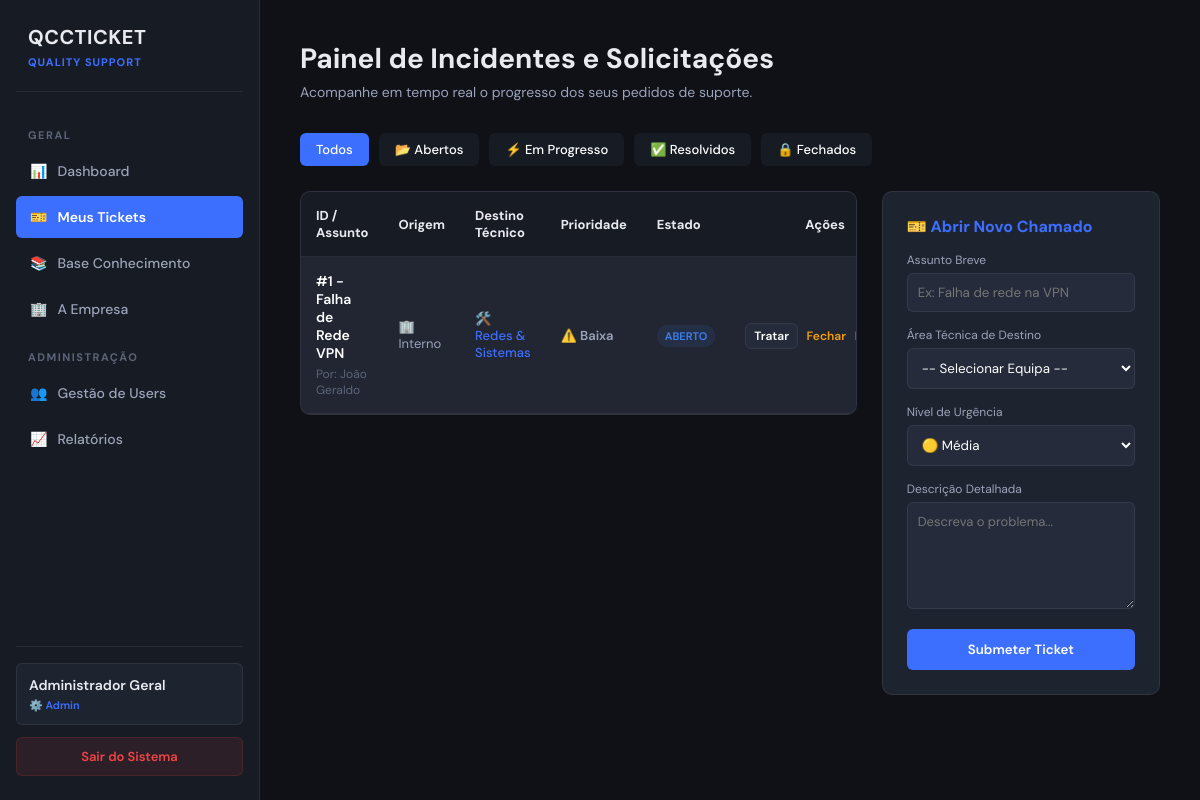
Page /tickets_lista.php (signed in) on the committed database.
### tables this page shows
CREATE TABLE `tickets` (
  `id` int(11) NOT NULL,
  `titulo` varchar(150) NOT NULL,
  `descricao` text NOT NULL,
  `prioridade` enum('Alta','Média','Baixa') NOT NULL,
  `estado` enum('Aberto','Em Progresso','Aguardando Utilizador','Reencaminhado','Resolvido','Fechado') DEFAULT 'Aberto',
  `anexo` varchar(255) DEFAULT NULL,
  `id_criador` int(11) NOT NULL,
  `id_operacao` int(11) DEFAULT NULL,
  `id_area_destino` int(11) NOT NULL,
  `id_operacao_origem` int(11) DEFAULT NULL,
  `id_tecnico_atribuido` int(11) DEFAULT NULL,
  `data_criacao` timestamp NOT NULL DEFAULT current_timestamp(),
  `data_limite_sla` datetime NOT NULL,
  `data_resolucao` datetime DEFAULT NULL
);

CREATE TABLE `utilizadores` (
  `id` int(11) NOT NULL,
  `nome` varchar(100) NOT NULL,
  `email` varchar(100) DEFAULT NULL,
  `username` varchar(50) NOT NULL,
  `password_hash` varchar(255) NOT NULL,
  `perfil` enum('Admin','Diretor Geral','Responsavel','Tecnico','Comum','Cliente') NOT NULL,
  `id_area` int(11) DEFAULT NULL,
  `id_operacao` int(11) DEFAULT NULL,
  `estado` enum('Ativo','Inativo') DEFAULT 'Ativo',
  `ultimo_acesso` datetime DEFAULT NULL,
  `data_criacao` timestamp NOT NULL DEFAULT current_timestamp()
);

CREATE TABLE `areas` (
  `id` int(11) NOT NULL,
  `nome` varchar(100) NOT NULL,
  `data_criacao` timestamp NOT NULL DEFAULT current_timestamp()
);

### tickets_lista.php (the view, shortened to what this page needs)
<?php
require_once 'conexao.php';
$nome_usuario = $_SESSION['nome'];
$perfil_usuario = $_SESSION['perfil'];
$filtro_estado = $_GET['estado'] ?? 'Todos';
$params = [];
$where_sql = "";
$query_tickets = "
    SELECT t.*,
           u.nome AS nome_criador,
           a.nome AS nome_area,
           o.nome AS nome_operacao
    FROM tickets t
    LEFT JOIN utilizadores u ON t.id_criador = u.id
    LEFT JOIN areas a ON t.id_area_destino = a.id
    LEFT JOIN operacoes o ON t.id_operacao_origem = o.id
    $where_sql
    ORDER BY
        CASE t.prioridade WHEN 'Alta' THEN 1 WHEN 'Media' THEN 2 WHEN 'Baixa' THEN 3 END,
        t.id DESC
";
$stmt_tickets = $pdo->prepare($query_tickets);
$stmt_tickets->execute($params);
$lista_tickets = $stmt_tickets->fetchAll(PDO::FETCH_ASSOC);
?>
<!DOCTYPE html>
<html lang="pt-PT">
<head>
    <link rel="stylesheet" href="style.css">
</head>
<body>
    <div class="app-layout">
        <div id="sidebar">
            <div class="sidebar-brand"><h3>QCCTICKET</h3><span>Quality Support</span></div>
            <div class="nav-section-title">Geral</div>
            <a href="index.php" class="nav-item">📊 <span>Dashboard</span></a>
            <a href="tickets_lista.php" class="nav-item active">🎫 <span>Meus Tickets</span></a>
            <a href="kb_lista.php" class="nav-item">📚 <span>Base Conhecimento</span></a>
            <a href="empresa.php" class="nav-item">🏢 <span>A Empresa</span></a>
            <?php if (in_array($perfil_usuario, ['Admin', 'Responsavel', 'Tecnico'])): ?>
                <div class="nav-section-title">Administração</div>
                <a href="usuarios_lista.php" class="nav-item">👥 <span>Gestão de Users</span></a>
                <a href="relatorios.php" class="nav-item">📈 <span>Relatórios</span></a>
            <?php endif; ?>
            <div class="sidebar-footer">
                <div class="user-badge">
                    <div style="font-size: 14px; font-weight: 600; overflow: hidden; text-overflow: ellipsis; white-space: nowrap;"><?php echo htmlspecialchars($nome_usuario); ?></div>
                    <div style="font-size: 11px; color: var(--accent); font-weight: 600; margin-top: 4px;">⚙️ <?php echo htmlspecialchars($perfil_usuario); ?></div>
                </div>
                <a href="logout.php" class="btn-danger">Sair do Sistema</a>
            </div>
        </div>
        <div id="main-content">
            <div class="page-header">
                <h1>Painel de Incidentes e Solicitações</h1>
                <p>Acompanhe em tempo real o progresso dos seus pedidos de suporte.</p>
            </div>
            <div style="display: flex; gap: 10px; margin-bottom: 25px;">
                <a href="tickets_lista.php?estado=Todos" style="padding: 8px 16px; background: <?php echo $filtro_estado === 'Todos' ? 'var(--accent)' : 'var(--bg-sidebar)'; ?>; color:#fff; border-radius: var(--radius-sm); text-decoration:none; font-size:13px; font-weight:500;">Todos</a>
                <a href="tickets_lista.php?estado=Aberto" style="padding: 8px 16px; background: <?php echo $filtro_estado === 'Aberto' ? 'var(--accent)' : 'var(--bg-sidebar)'; ?>; color:#fff; border-radius: var(--radius-sm); text-decoration:none; font-size:13px; font-weight:500;">📂 Abertos</a>
                <a href="tickets_lista.php?estado=Em Progresso" style="padding: 8px 16px; background: <?php echo $filtro_estado === 'Em Progresso' ? 'var(--accent)' : 'var(--bg-sidebar)'; ?>; color:#fff; border-radius: var(--radius-sm); text-decoration:none; font-size:13px; font-weight:500;">⚡ Em Progresso</a>
                <a href="tickets_lista.php?estado=Resolvido" style="padding: 8px 16px; background: <?php echo $filtro_estado === 'Resolvido' ? 'var(--accent)' : 'var(--bg-sidebar)'; ?>; color:#fff; border-radius: var(--radius-sm); text-decoration:none; font-size:13px; font-weight:500;">✅ Resolvidos</a>
                <a href="tickets_lista.php?estado=Fechado" style="padding: 8px 16px; background: <?php echo $filtro_estado === 'Fechado' ? 'var(--accent)' : 'var(--bg-sidebar)'; ?>; color:#fff; border-radius: var(--radius-sm); text-decoration:none; font-size:13px; font-weight:500;">🔒 Fechados</a>
            </div>
            <div style="display: grid; grid-template-columns: 2fr 1fr; gap: 25px; align-items: start;">
                <div class="card" style="padding:0; overflow: hidden;">
                    <table style="width: 100%; border-collapse: collapse; font-size: 13px; text-align: left;">
                        <thead>
                            <tr style="background: var(--bg-sidebar); border-bottom: 1px solid var(--border);">
                                <th style="padding: 15px;">ID / Assunto</th>
                                <th style="padding: 15px;">Origem</th>
                                <th style="padding: 15px;">Destino Técnico</th>
                                <th style="padding: 15px;">Prioridade</th>
                                <th style="padding: 15px;">Estado</th>
                                <th style="padding: 15px; text-align: center;">Ações</th>
                            </tr>
                        </thead>
                        <tbody>
                            <?php foreach ($lista_tickets as $ticket): ?>
                                <tr style="border-bottom: 1px solid var(--border); background: rgba(255,255,255,0.01);">
                                    <td style="padding: 15px;">
                                        <div style="font-weight:600; color:#fff; font-size:14px; margin-bottom:4px;">#<?php echo $ticket['id']; ?> - <?php echo htmlspecialchars($ticket['titulo']); ?></div>
                                        <div style="font-size:12px; color:var(--text-muted);">Por: <?php echo htmlspecialchars($ticket['nome_criador']); ?></div>
                                    </td>
                                    <td style="padding: 15px; color:var(--text-secondary);">
                                        <?php echo $ticket['nome_operacao'] ? "📱 " . htmlspecialchars($ticket['nome_operacao']) : "🏢 Interno"; ?>
                                    </td>
                                    <td style="padding: 15px;">
                                        <span style="color:var(--accent); font-weight:500;">🛠️ <?php echo htmlspecialchars($ticket['nome_area']); ?></span>
                                    </td>
                                    <td style="padding: 15px;">
                                        <?php
                                            $p_color = 'var(--text-secondary)';
                                        ?>
                                        <span style="color: <?php echo $p_color; ?>; font-weight: 600;">⚠️ <?php echo $ticket['prioridade']; ?></span>
                                    </td>
                                    <td style="padding: 15px;">
                                        <?php
                                            $status_style = "color: var(--green); background: rgba(16,185,129,0.1);";
                                            if($ticket['estado'] === 'Aberto') $status_style = "color: #3b82f6; background: rgba(59,130,246,0.1);";
                                        ?>
                                        <span style="<?php echo $status_style; ?> padding: 4px 8px; border-radius: 10px; font-size: 11px; font-weight:600; text-transform: uppercase;"><?php echo $ticket['estado']; ?></span>
                                    </td>
                                    <td style="padding: 15px; text-align: center; white-space: nowrap;">
                                        <a href="ticket_detalhes.php?id=<?php echo $ticket['id']; ?>" style="color: #fff; text-decoration: none; font-weight: 600; font-size: 12px; background: var(--bg-input); padding: 4px 8px; border-radius: var(--radius-sm); border: 1px solid var(--border); margin-right: 5px;">Tratar</a>
                                        <?php if (in_array($perfil_usuario, ['Admin', 'Responsavel']) && $ticket['estado'] !== 'Fechado'): ?>
                                            <a href="tickets_lista.php?acao=fechar&id=<?php echo $ticket['id']; ?>" style="color: var(--amber); text-decoration: none; font-weight: 600; font-size: 12px; margin-right: 5px;" onclick="return confirm('Deseja encerrar este ticket imediatamente?');">Fechar</a>
                                        <?php endif; ?>
                                        <?php if ($perfil_usuario === 'Admin'): ?>
                                            <a href="tickets_lista.php?acao=remover&id=<?php echo $ticket['id']; ?>" style="color: var(--red); text-decoration: none; font-weight: 600; font-size: 12px;" onclick="return confirm('ATENÇÃO: Isto apagará o ticket e todo o seu histórico de mensagens permanentemente. Continuar?');">Remover</a>
                                        <?php endif; ?>
                                    </td>
                                </tr>
                            <?php endforeach; ?>
                        </tbody>
                    </table>
                </div>
                <div class="card">
                    <h3 style="margin-bottom: 15px; font-size: 16px; color: var(--accent);">🎫 Abrir Novo Chamado</h3>
                    <form action="tickets_lista.php" method="POST" style="display: flex; flex-direction: column; gap: 15px;">
                        <div>
                            <label style="display:block; margin-bottom:5px; font-size:12px; color:var(--text-secondary);">Assunto Breve</label>
                            <input type="text" name="titulo" required placeholder="Ex: Falha de rede na VPN" style="width:100%; padding: 10px; background: var(--bg-input); border: 1px solid var(--border); color:#fff; border-radius:var(--radius-sm);">
                        </div>
                        <div>
                            <label style="display:block; margin-bottom:5px; font-size:12px; color:var(--text-secondary);">Área Técnica de Destino</label>
                            <select name="id_area_destino" required style="width:100%; padding: 10px; background: var(--bg-input); border: 1px solid var(--border); color:#fff; border-radius:var(--radius-sm);">
                                <option value="">-- Selecionar Equipa --</option>
                            </select>
                        </div>
                        <div>
                            <label style="display:block; margin-bottom:5px; font-size:12px; color:var(--text-secondary);">Nível de Urgência</label>
                            <select name="prioridade" style="width:100%; padding: 10px; background: var(--bg-input); border: 1px solid var(--border); color:#fff; border-radius:var(--radius-sm);">
                                <option value="Media" selected>🟡 Média</option>
                            </select>
                        </div>
                        <div>
                            <label style="display:block; margin-bottom:5px; font-size:12px; color:var(--text-secondary);">Descrição Detalhada</label>
                            <textarea name="descricao" required rows="5" placeholder="Descreva o problema..." style="width:100%; padding: 10px; background: var(--bg-input); border: 1px solid var(--border); color:#fff; border-radius:var(--radius-sm); resize: vertical; font-family:inherit; font-size:13px;"></textarea>
                        </div>
                        <button type="submit" name="btn_criar_ticket" style="padding: 12px; background: var(--accent); border:none; color:white; border-radius:var(--radius-sm); cursor:pointer; font-weight:600; text-align:center;">Submeter Ticket</button>
                    </form>
                </div>
            </div>
        </div>
    </div>
</body>
</html>

### style.css (style rules this page uses)
:root { --bg-main: #0f1117; --bg-sidebar: #171b24; --bg-card: #1e2330; --bg-input: #252b3b; --border: rgba(255, 255, 255, 0.07); --border-hover: rgba(255, 255, 255, 0.12); --text-primary: #e8eaf0; --text-secondary: #9ba3b8; --text-muted: #5c6478; --accent: #3d6fff; --accent-hover: #2854cc; --green: #22c55e; --amber: #f59e0b; --red: #ef4444; --radius-lg: 10px; --radius-sm: 6px; --transition: all 0.2s ease-in-out; }
* { box-sizing: border-box; margin: 0; padding: 0; font-family: 'DM Sans', sans-serif; }
body { background-color: var(--bg-main); color: var(--text-primary); min-height: 100vh; display: flex; }
.app-layout { display: flex; width: 100%; min-height: 100vh; }
#sidebar { width: 260px; min-width: 260px; max-width: 260px; background-color: var(--bg-sidebar); border-right: 1px solid var(--border); display: flex; flex-direction: column; padding: 24px 16px; height: 100vh; position: fixed; top: 0; left: 0; z-index: 100; }
.sidebar-brand { padding: 0 12px 20px 12px; border-bottom: 1px solid var(--border); margin-bottom: 20px; }
.sidebar-brand h3 { color: var(--text-primary); font-size: 20px; font-weight: 700; letter-spacing: 0.5px; }
.sidebar-brand span { color: var(--accent); font-size: 11px; text-transform: uppercase; font-weight: 700; letter-spacing: 1px; }
.nav-section-title { font-size: 11px; text-transform: uppercase; color: var(--text-muted); font-weight: 700; letter-spacing: 1.5px; padding: 0 12px; margin: 16px 0 8px 0; }
.nav-item { display: flex; align-items: center; padding: 12px 14px; color: var(--text-secondary); text-decoration: none; font-size: 14px; font-weight: 500; border-radius: var(--radius-sm); margin-bottom: 4px; transition: var(--transition); }
.nav-item span { margin-left: 10px; }
.nav-item.active { background-color: var(--accent); color: #fff; font-weight: 600; }
.sidebar-footer { margin-top: auto; padding-top: 16px; border-top: 1px solid var(--border); }
.user-badge { padding: 12px; background: var(--bg-card); border-radius: var(--radius-sm); margin-bottom: 12px; border: 1px solid var(--border); }
#main-content { flex: 1; margin-left: 260px; padding: 40px; background-color: var(--bg-main); min-height: 100vh; }
.page-header { margin-bottom: 32px; }
.page-header h1 { font-size: 28px; font-weight: 700; margin-bottom: 6px; color: var(--text-primary); }
.page-header p { color: var(--text-secondary); font-size: 14px; }
.card { background-color: var(--bg-card); border: 1px solid var(--border); border-radius: var(--radius-lg); padding: 24px; }
.btn-danger { display: block; width: 100%; text-align: center; background-color: rgba(239, 68, 68, 0.1); color: var(--red); padding: 10px; border-radius: var(--radius-sm); text-decoration: none; font-weight: 600; font-size: 13px; border: 1px solid rgba(239, 68, 68, 0.15); transition: var(--transition); }

### rows in the picture
tickets: id "1", titulo "Falha de Rede VPN", id_criador.nome "João Geraldo", id_area_destino.nome "Redes & Sistemas", prioridade "Baixa", estado "ABERTO"

### other values in the picture
$nome_usuario "Administrador Geral"
$perfil_usuario "Admin"
